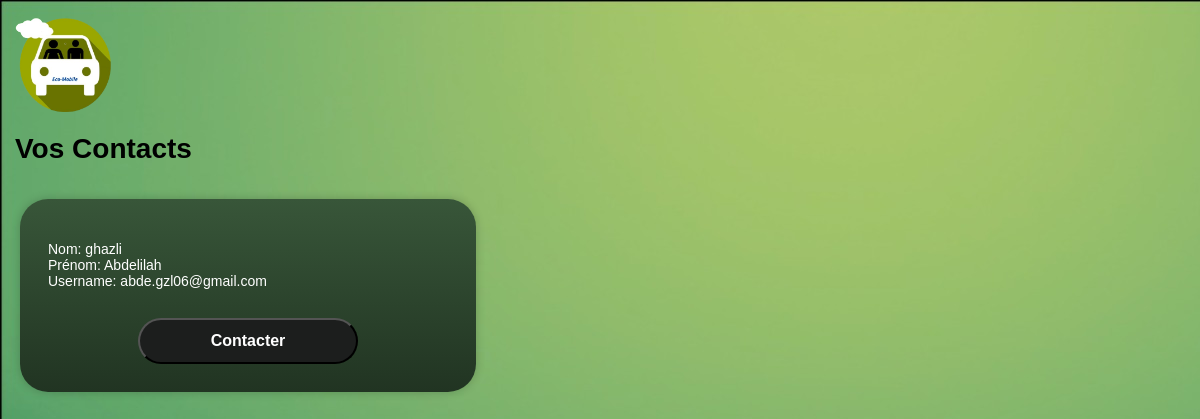
/contacts (signed in), run on an earlier commit of the app's database.
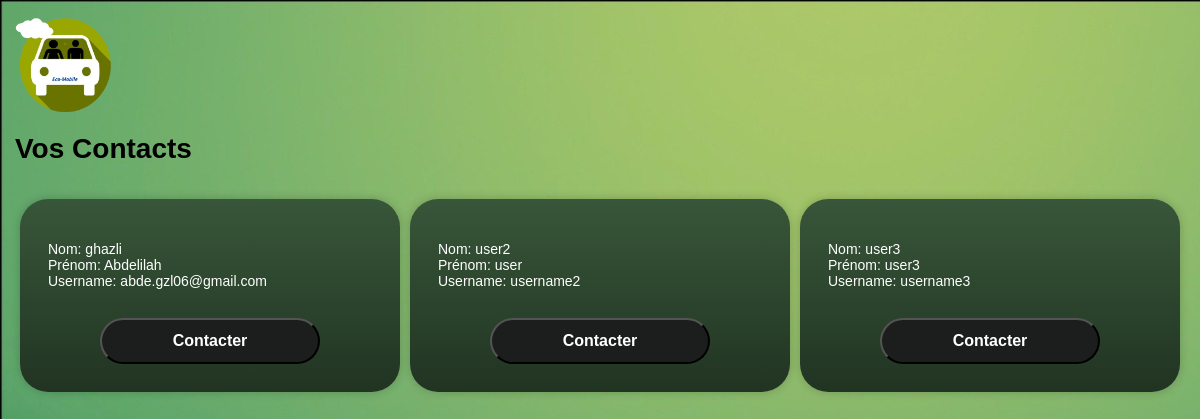
And on a later commit of the database.
### tables this page shows
CREATE TABLE identifiants (
	id INTEGER PRIMARY KEY AUTOINCREMENT,
	nom VARCHAR(100),
	prenom VARCHAR(100),
	numero VARCHAR(10),
	zone INTEGER,
	username VARCHAR(255), -- Longueur maximale standard pour une adresse e-mail
	password VARCHAR(255), -- Longueur maximale pour le mot de passe
	creation_date TIMESTAMP DEFAULT CURRENT_TIMESTAMP,
	last_login TIMESTAMP,
	status BOOLEAN DEFAULT 0, -- TRUE pour activé, FALSE pour désactivé
	is_admin BOOLEAN DEFAULT 0, -- TRUE pour administrateur, FALSE pour utilisateur standard
		   
	FOREIGN KEY(zone) REFERENCES zone(id)
);

### main.py (the view)
@app.route('/contacts')
def contacts():
	db, cursor = connect_db()
	cursor.execute(f"SELECT nom, prenom, username FROM identifiants WHERE username != '{get_username(request)}';")
	contacts = cursor.fetchall()
	return render_template('contacts.html', contacts=contacts)

### cryptage.py (called while the page is built)
def generate_fernet_key(master_key, seed):
    data = master_key.encode('utf-8')
    salt = seed.encode('utf-8')
    hkdf = HKDF(
        algorithm=hashes.SHA256(),
        length=32,  # Longueur de la clé de chiffrement AES (256 bits)
        salt=salt,
        info=None,
        backend=default_backend()
    )
    derived_key = hkdf.derive(data)
    return base64.urlsafe_b64encode(derived_key).decode()

def get_cookies_fernet(MASTER_KEY):
	cookies_seed = 'cookies' # graine de génération de la clé de cryptage des cookies # on définira une vraie clé plus tard # une nouvelle clé déconnectera toutes les sessions utilisateurs en cours
	cookies_key = generate_fernet_key(MASTER_KEY, cookies_seed) # clé de cryptage des cookies
	cookies_fernet = Fernet(cookies_key)
	return cookies_fernet

### main.py (called while the page is built)
def connect_db(name='db.sqlite'):
	connection = sqlite3.connect(name)
	return connection, connection.cursor()

@app.before_request
def before_request():
	if not get_username(request) and not (request.path.endswith('.css') or request.path.endswith('.png') or request.path.endswith('.ico') or request.path.startswith('/login') or request.path.startswith('/signup') or request.path.startswith('/verif')):
		return redirect('/login?message=Veuillez vous connecter pour continuer')

def get_username(request): # get username from crypted cookie
	try:
		cookie = request.cookies.get(COOKIE_NAME)
		if cookie is not None:
			username = get_cookies_fernet(MASTER_KEY).decrypt(cookie.encode('utf-8')).decode('utf-8')
		else:
			username = None
	except InvalidToken:
		username = None
	return username

### templates/contacts.html (shortened to what this page needs)
<!DOCTYPE html>
<html lang="fr">
<head>
	<link rel="stylesheet" href="/static/style.css">
</head>
<body>
    <a href= "/"><img src="/static/Images/logo.png" class="logo" alt="Logo" /></a>
    <h1 class="main-title">Vos Contacts</h1>
    <div class="contactContainer">
    {% for contact in contacts %}
        <form action="/chat" method="get" class="formContacts">
                <p>Nom: {{ contact[0] }} <br>
                    Prénom: {{ contact[1] }} <br>
                    Username: {{ contact[2] }}</p>
                <center><button type="submit">Contacter</button></center>
        </form>
    {% endfor %}
    </div>
</body>
</html>

### static/style.css (style rules this page uses)
body { padding: 15px; margin: 0 auto; font-family: Arial, Helvetica, sans-serif; font-size: 14px; color: black; background-color: #388a59; background-image: url("/static/Images/background.jpg"); }
.logo { height: 100px; width: 100px; }
button[type="submit"] { width: 100%; padding: 12px; border-radius: 20px; background-color: #1c1e1d; color: white; font-size: 16px; font-weight: bold; cursor: pointer; transition: background-color 0.3s ease; border-radius: 35em; width: 220px; margin-top: 15px; }
h1 { margin-top:15px; }
a { color:#e7e7e7 }
.formContacts { color: #FFFFFF; margin: 5px; width: 400px; padding: 2em; border-radius: 2em; background: linear-gradient(rgb(56, 86, 57), rgb(33, 52, 34)); box-shadow: 0 0 10px rgba(0, 0, 0, 0.2); margin-top: 15px; }
.contactContainer { display: flex; }

What changed in the data, as far as the page shows it:
added identifiants: nom "user2", prenom "user", username "username2"
added identifiants: nom "user3", prenom "user3", username "username3"
